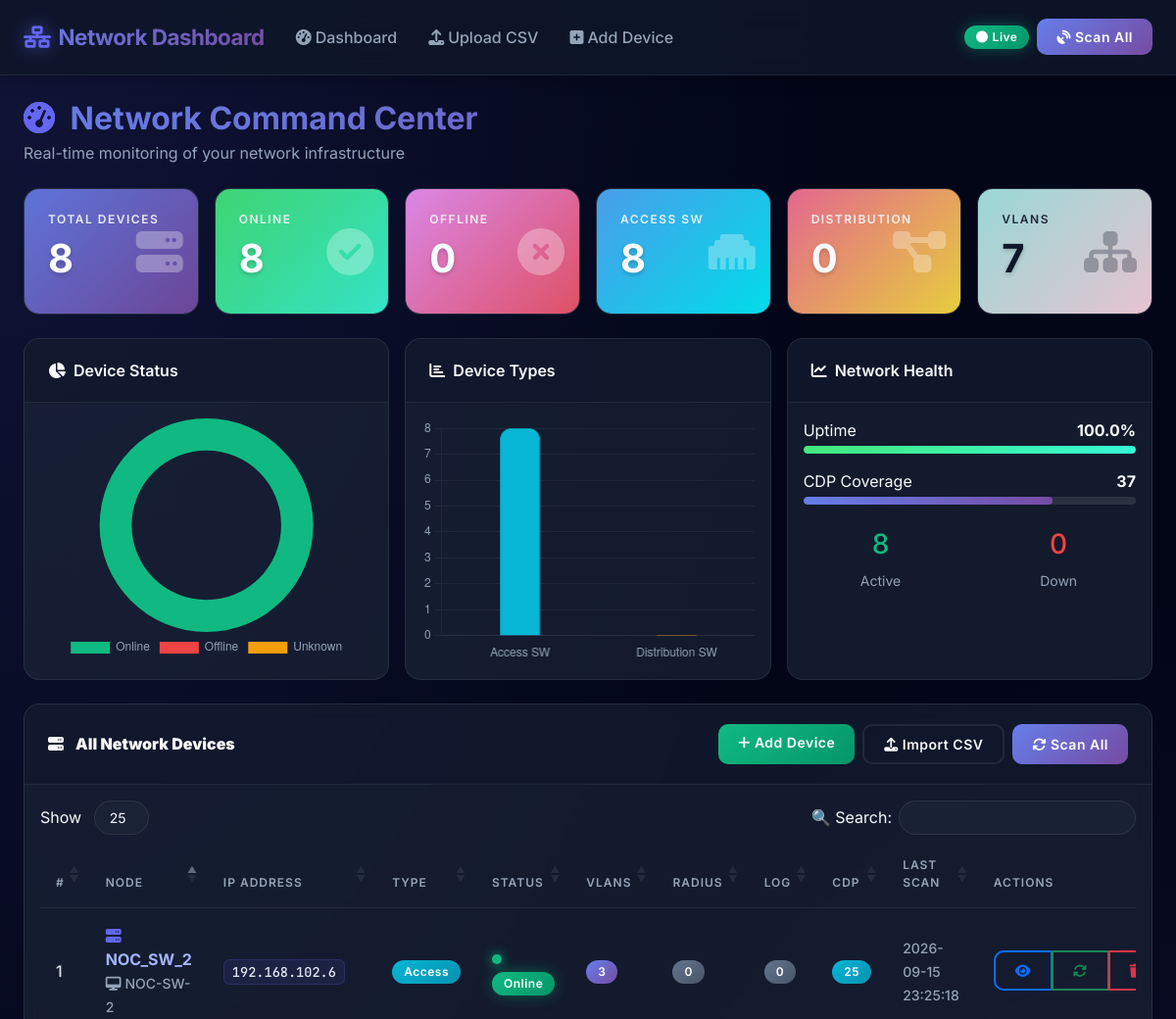
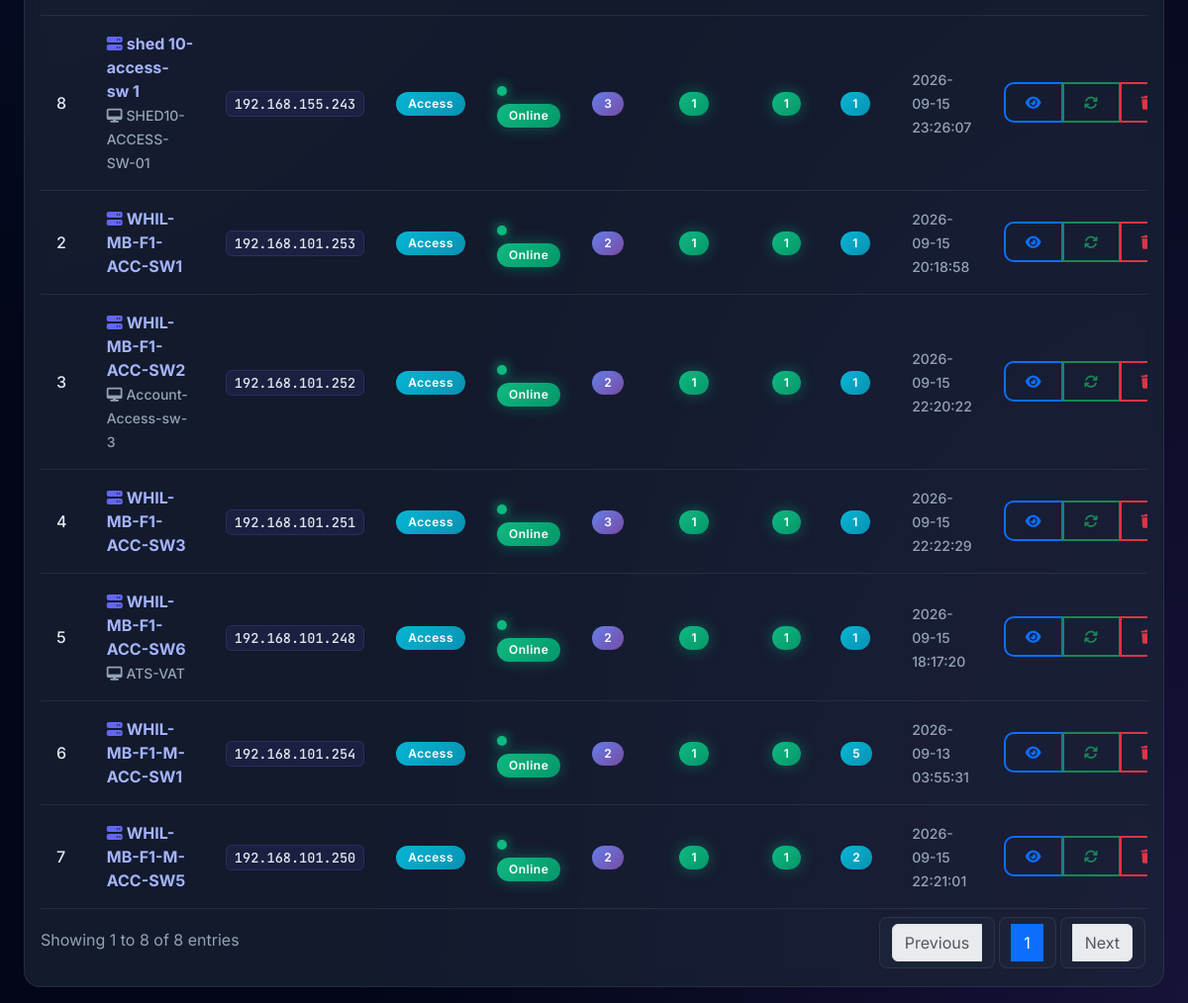
The page / on the database its author committed (2 pictures, top to bottom).
### tables this page shows
CREATE TABLE devices (
            id INTEGER PRIMARY KEY AUTOINCREMENT,
            node_name TEXT NOT NULL,
            ip_address TEXT UNIQUE NOT NULL,
            device_type TEXT NOT NULL CHECK(device_type IN ('access_switch', 'distribution_switch')),
            snmp_community TEXT DEFAULT 'public',
            ssh_username TEXT DEFAULT 'admin',
            ssh_password TEXT DEFAULT 'admin123',
            ssh_enabled INTEGER DEFAULT 1,
            snmp_enabled INTEGER DEFAULT 1,
            status TEXT DEFAULT 'unknown',
            last_scanned DATETIME,
            created_at DATETIME DEFAULT CURRENT_TIMESTAMP,
            updated_at DATETIME DEFAULT CURRENT_TIMESTAMP
        , hostname TEXT DEFAULT '');

### app.py (the view)
@app.route('/')
def index():
    try:
        stats = Database.get_dashboard_stats()
        devices = Database.get_all_devices()
        recent_scans = Database.get_scan_history(limit=10)
        return render_template('index.html',
                               stats=stats,
                               devices=devices,
                               recent_scans=recent_scans)
    except Exception as e:
        logger.error(f"Dashboard error: {e}")
        return render_template('index.html',
                               stats={}, devices=[], recent_scans=[],
                               error=str(e))

### templates/index.html (shortened to what this page needs)
{% extends "base.html" %}
{% block content %}
<div class="container-fluid px-4 py-3">
    <div class="animate-fade-in mb-4">
        <h2 class="mb-1" style="font-weight:700;background:var(--gradient-1);-webkit-background-clip:text;-webkit-text-fill-color:transparent;">
            <i class="fas fa-tachometer-alt me-2" style="-webkit-text-fill-color:var(--primary);"></i>
            Network Command Center
        </h2>
        <p class="text-muted">Real-time monitoring of your network infrastructure</p>
    </div>
    <div class="row g-3 mb-4">
        <div class="col-xl-2 col-md-4 col-6 animate-fade-in-delay-1">
            <div class="stat-card gradient-1">
                <h6>Total Devices</h6>
                <h2>{{ stats.get('total_devices', 0) }}</h2>
                <i class="fas fa-server stat-icon"></i>
            </div>
        </div>
        <div class="col-xl-2 col-md-4 col-6 animate-fade-in-delay-2">
            <div class="stat-card gradient-4">
                <h6>Online</h6>
                <h2>{{ stats.get('online_devices', 0) }}</h2>
                <i class="fas fa-check-circle stat-icon"></i>
            </div>
        </div>
        <div class="col-xl-2 col-md-4 col-6 animate-fade-in-delay-3">
            <div class="stat-card gradient-2">
                <h6>Offline</h6>
                <h2>{{ stats.get('offline_devices', 0) }}</h2>
                <i class="fas fa-times-circle stat-icon"></i>
            </div>
        </div>
        <div class="col-xl-2 col-md-4 col-6 animate-fade-in-delay-4">
            <div class="stat-card gradient-3">
                <h6>Access SW</h6>
                <h2>{{ stats.get('access_switches', 0) }}</h2>
                <i class="fas fa-ethernet stat-icon"></i>
            </div>
        </div>
        <div class="col-xl-2 col-md-4 col-6 animate-fade-in-delay-4">
            <div class="stat-card gradient-5">
                <h6>Distribution</h6>
                <h2>{{ stats.get('distribution_switches', 0) }}</h2>
                <i class="fas fa-project-diagram stat-icon"></i>
            </div>
        </div>
        <div class="col-xl-2 col-md-4 col-6 animate-fade-in-delay-4">
            <div class="stat-card gradient-6" style="color:#0f172a !important;">
                <h6 style="color:#0f172a !important;">VLANs</h6>
                <h2 style="color:#0f172a !important;">{{ stats.get('total_vlans', 0) }}</h2>
                <i class="fas fa-sitemap stat-icon"></i>
            </div>
        </div>
    </div>
    <div class="row g-3 mb-4">
        <div class="col-lg-4 animate-fade-in-delay-2">
            <div class="card h-100">
                <div class="card-header">
                    <i class="fas fa-chart-pie me-2"></i>Device Status
                </div>
                <div class="card-body d-flex align-items-center justify-content-center">
                    <canvas id="statusChart" style="max-height:250px;"></canvas>
                </div>
            </div>
        </div>
        <div class="col-lg-4 animate-fade-in-delay-3">
            <div class="card h-100">
                <div class="card-header">
                    <i class="fas fa-chart-bar me-2"></i>Device Types
                </div>
                <div class="card-body d-flex align-items-center justify-content-center">
                    <canvas id="typeChart" style="max-height:250px;"></canvas>
                </div>
            </div>
        </div>
        <div class="col-lg-4 animate-fade-in-delay-4">
            <div class="card h-100">
                <div class="card-header">
                    <i class="fas fa-chart-line me-2"></i>Network Health
                </div>
                <div class="card-body">
                    <div class="mb-3">
                        <div class="d-flex justify-content-between mb-1">
                            <span>Uptime</span>
                            {% set uptime = (stats.get('online_devices', 0) / stats.get('total_devices', 1) * 100) if stats.get('total_devices', 0) > 0 else 0 %}
                            <strong>{{ "%.1f"|format(uptime) }}%</strong>
                        </div>
                        <div class="progress" style="height:8px;background:rgba(255,255,255,0.1);border-radius:10px;">
                            <div class="progress-bar" style="width:{{ uptime }}%;background:var(--gradient-4);border-radius:10px;"></div>
                        </div>
                    </div>
                    <div class="mb-3">
                        <div class="d-flex justify-content-between mb-1">
                            <span>CDP Coverage</span>
                            <strong>{{ stats.get('total_cdp_neighbors', 0) }}</strong>
                        </div>
                        <div class="progress" style="height:8px;background:rgba(255,255,255,0.1);border-radius:10px;">
                            <div class="progress-bar" style="width:75%;background:var(--gradient-1);border-radius:10px;"></div>
                        </div>
                    </div>
                    <div class="mt-4 text-center">
                        <div class="row">
                            <div class="col-6">
                                <h3 style="color:var(--success);">{{ stats.get('online_devices', 0) }}</h3>
                                <small class="text-muted">Active</small>
                            </div>
                            <div class="col-6">
                                <h3 style="color:var(--danger);">{{ stats.get('offline_devices', 0) }}</h3>
                                <small class="text-muted">Down</small>
                            </div>
                        </div>
                    </div>
                </div>
            </div>
        </div>
    </div>
    <div class="card animate-fade-in-delay-4">
        <div class="card-header d-flex justify-content-between align-items-center flex-wrap gap-2">
            <div>
                <i class="fas fa-server me-2"></i>
                <strong>All Network Devices</strong>
            </div>
            <div class="d-flex gap-2">
                <a href="{{ url_for('add_device') }}" class="btn btn-success btn-sm">
                    <i class="fas fa-plus me-1"></i>Add Device
                </a>
                <a href="{{ url_for('upload_csv') }}" class="btn btn-outline-light btn-sm">
                    <i class="fas fa-upload me-1"></i>Import CSV
                </a>
                <button class="btn btn-primary btn-sm" onclick="scanAllDevices()">
                    <i class="fas fa-sync me-1"></i>Scan All
                </button>
            </div>
        </div>
        <div class="card-body">
            <div class="table-responsive">
                <table id="devicesTable" class="table table-hover">
                    <thead>
                        <tr>
                            <th>#</th>
                            <th>Node</th>
                            <th>IP Address</th>
                            <th>Type</th>
                            <th>Status</th>
                            <th>VLANs</th>
                            <th>RADIUS</th>
                            <th>Log</th>
                            <th>CDP</th>
                            <th>Last Scan</th>
                            <th>Actions</th>
                        </tr>
                    </thead>
                    <tbody>
                        {% for device in devices %}
                        <tr>
                            <td>{{ loop.index }}</td>
                            <td>
                                <a href="{{ url_for('device_detail', device_id=device.id) }}" class="fw-bold text-decoration-none">
                                    <i class="fas fa-server me-1" style="color:var(--primary);"></i>{{ device.node_name }}
                                </a>
                                {% if device.hostname and device.hostname != device.node_name %}
                                    <br><small class="text-muted"><i class="fas fa-desktop me-1"></i>{{ device.hostname }}</small>
                                {% endif %}
                            </td>
                            <td><code>{{ device.ip_address }}</code></td>
                            <td>
                                {% if device.device_type == 'distribution_switch' %}
                                    <span class="badge bg-warning">Distribution</span>
                                {% else %}
                                    <span class="badge bg-info">Access</span>
                                {% endif %}
                            </td>
                            <td>
                                {% if device.status == 'online' %}
                                    <span class="status-indicator online"></span>
                                    <span class="badge bg-success">Online</span>
                                {% elif device.status == 'offline' %}
                                    <span class="status-indicator offline"></span>
                                    <span class="badge bg-danger">Offline</span>
                                {% else %}
                                    <span class="status-indicator unknown"></span>
                                    <span class="badge bg-secondary">Unknown</span>
                                {% endif %}
                            </td>
                            <td><span class="badge bg-primary">{{ device.total_vlans }}</span></td>
                            <td><span class="badge bg-{{ 'success' if device.total_radius_servers > 0 else 'secondary' }}">{{ device.total_radius_servers }}</span></td>
                            <td><span class="badge bg-{{ 'success' if device.total_log_servers > 0 else 'secondary' }}">{{ device.total_log_servers }}</span></td>
                            <td><span class="badge bg-{{ 'info' if device.total_cdp_neighbors > 0 else 'secondary' }}">{{ device.total_cdp_neighbors }}</span></td>
                            <td>
                                {% if device.last_scanned %}
                                    <small class="text-muted">{{ device.last_scanned }}</small>
                                {% else %}
                                    <small class="text-muted">Never</small>
                                {% endif %}
                            </td>
                            <td>
                                <div class="btn-group btn-group-sm">
                                    <a href="{{ url_for('device_detail', device_id=device.id) }}" class="btn btn-outline-primary" title="View Details">
                                        <i class="fas fa-eye"></i>
                                    </a>
                                    <button class="btn btn-outline-success" onclick="scanDevice({{ device.id }})" title="Scan">
                                        <i class="fas fa-sync"></i>
                                    </button>
                                    <button class="btn btn-outline-danger" onclick="deleteDevice({{ device.id }})" title="Delete">
                                        <i class="fas fa-trash"></i>
                                    </button>
                                </div>
                            </td>
                        </tr>
                        {% endfor %}
                    </tbody>
                </table>
            </div>
        </div>
    </div>
</div>
{% endblock %}
{% block scripts %}
<script>
$(document).ready(function() {
    $('#devicesTable').DataTable({
        pageLength: 25,
        order: [[1, 'asc']],
        language: { search: "🔍 Search:", lengthMenu: "Show _MENU_" }
    });
    Chart.defaults.color = '#94a3b8';
    Chart.defaults.borderColor = 'rgba(255,255,255,0.05)';
    // Status Chart
    new Chart(document.getElementById('statusChart'), {
        type: 'doughnut',
        data: {
            labels: ['Online', 'Offline', 'Unknown'],
            datasets: [{
                data: [
                    {{ stats.get('online_devices', 0) }},
                    {{ stats.get('offline_devices', 0) }},
                    {{ stats.get('total_devices', 0) - stats.get('online_devices', 0) - stats.get('offline_devices', 0) }}
                ],
                backgroundColor: ['#10b981', '#ef4444', '#f59e0b'],
                borderWidth: 0
            }]
        },
        options: {
            responsive: true,
            maintainAspectRatio: false,
            plugins: { legend: { position: 'bottom' } },
            cutout: '70%'
        }
    });
    // Type Chart
    new Chart(document.getElementById('typeChart'), {
        type: 'bar',
        data: {
            labels: ['Access SW', 'Distribution SW'],
            datasets: [{
                data: [{{ stats.get('access_switches', 0) }}, {{ stats.get('distribution_switches', 0) }}],
                backgroundColor: ['#06b6d4', '#f59e0b'],
                borderRadius: 12,
                barThickness: 40
            }]
        },
        options: {
            responsive: true,
            maintainAspectRatio: false,
            plugins: { legend: { display: false } },
            scales: {
                y: { beginAtZero: true, grid: { color: 'rgba(255,255,255,0.05)' } },
                x: { grid: { display: false } }
            }
        }
    });
});
</script>
{% endblock %}

### rows shown on the page
devices: node_name "NOC_SW_2", hostname "NOC-SW-2", ip_address "192.168.102.6", device_type "Access", status "online" (drawn), total_vlans "3", total_radius_servers "0", total_log_servers "0", total_cdp_neighbors "25", last_scanned "2026-09-15 23:25:18"
devices: node_name "WHIL-MB-F1-ACC-SW1", ip_address "192.168.101.253", device_type "Access", status "online" (drawn), total_vlans "2", total_radius_servers "1", total_log_servers "1", total_cdp_neighbors "1", last_scanned "2026-09-15 20:18:58"
devices: node_name "WHIL-MB-F1-ACC-SW2", hostname "Account-Access-sw-3", ip_address "192.168.101.252", device_type "Access", status "online" (drawn), total_vlans "2", total_radius_servers "1", total_log_servers "1", total_cdp_neighbors "1", last_scanned "2026-09-15 22:20:22"
devices: node_name "WHIL-MB-F1-ACC-SW3", ip_address "192.168.101.251", device_type "Access", status "online" (drawn), total_vlans "3", total_radius_servers "1", total_log_servers "1", total_cdp_neighbors "1", last_scanned "2026-09-15 22:22:29"
devices: node_name "WHIL-MB-F1-ACC-SW6", hostname "ATS-VAT", ip_address "192.168.101.248", device_type "Access", status "online" (drawn), total_vlans "2", total_radius_servers "1", total_log_servers "1", total_cdp_neighbors "1", last_scanned "2026-09-15 18:17:20"
devices: node_name "WHIL-MB-F1-M-ACC-SW1", ip_address "192.168.101.254", device_type "Access", status "online" (drawn), total_vlans "2", total_radius_servers "1", total_log_servers "1", total_cdp_neighbors "5", last_scanned "2026-09-13 03:55:31"
devices: node_name "WHIL-MB-F1-M-ACC-SW5", ip_address "192.168.101.250", device_type "Access", status "online" (drawn), total_vlans "2", total_radius_servers "1", total_log_servers "1", total_cdp_neighbors "2", last_scanned "2026-09-15 22:21:01"
devices: node_name "shed 10-access- sw 1", hostname "SHED10-ACCESS-SW-01", ip_address "192.168.155.243", device_type "Access", status "online" (drawn), total_vlans "3", total_radius_servers "1", total_log_servers "1", total_cdp_neighbors "1", last_scanned "2026-09-15 23:26:07"

### other values the page prints
{{ stats.get('total_devices', 0) }} "8"
{{ stats.get('online_devices', 0) }} "8"
{{ stats.get('offline_devices', 0) }} "0"
{{ stats.get('access_switches', 0) }} "8"
{{ stats.get('distribution_switches', 0) }} "0"
{{ stats.get('total_vlans', 0) }} "7"
{{ "%.1f"|format(uptime) }} "100.0"
{{ stats.get('total_cdp_neighbors', 0) }} "37"
chart data {{ stats.get('offline_devices', 0) }} 0
chart data {{ stats.get('access_switches', 0) }} 8
